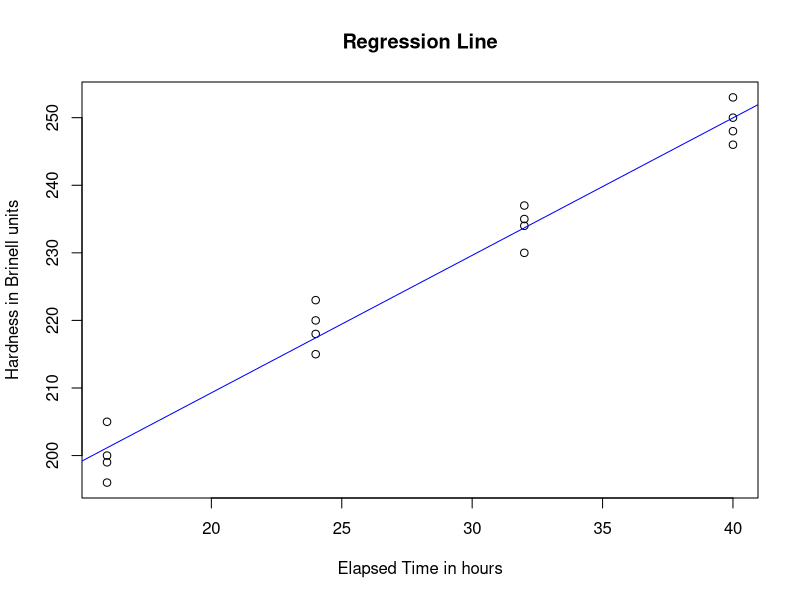

The R source for this figure:
## ---- chunk 1
data <- read.csv("plastic-hardness.csv", header = TRUE)
model <- lm(Y ~ X,data = data)
plot(data$X, data$Y, main = "Regression Line", 
     xlab = "Elapsed Time in hours", ylab = "Hardness in Brinell units")
abline(model, col = "blue")
## ---- chunk 2
predict(model, newdata = data.frame(X = 40))
## ---- chunk 3
coef(model)[["X"]]
## ---- chunk 4
residuals <- resid(model)
sum(residuals)
## ---- chunk 5
sigma_squared <- sum(residuals^2) / (model$df.residual)
sigma <- sqrt(sigma_squared)
sigma_squared
sigma
